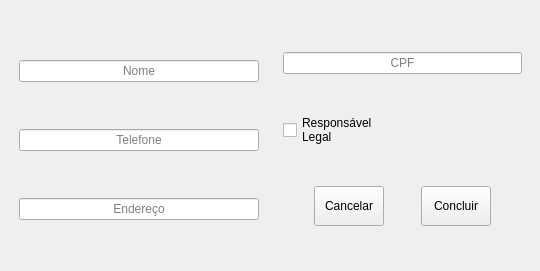
<?xml version="1.0" encoding="UTF-8"?>
<ui version="4.0">
 <class>Form</class>
 <widget class="QWidget" name="Form">
  <property name="geometry">
   <rect>
    <x>0</x>
    <y>0</y>
    <width>540</width>
    <height>271</height>
   </rect>
  </property>
  <property name="windowTitle">
   <string>Form</string>
  </property>
  <widget class="QWidget" name="layoutWidget">
   <property name="geometry">
    <rect>
     <x>10</x>
     <y>10</y>
     <width>521</width>
     <height>261</height>
    </rect>
   </property>
   <layout class="QHBoxLayout" name="horizontalLayout">
    <item>
     <widget class="QWidget" name="widget" native="true">
      <layout class="QVBoxLayout" name="verticalLayout_2">
       <item>
        <widget class="QLineEdit" name="lineEdit">
         <property name="alignment">
          <set>Qt::AlignCenter</set>
         </property>
         <property name="placeholderText">
          <string>Nome</string>
         </property>
        </widget>
       </item>
       <item>
        <widget class="QLineEdit" name="lineEdit_2">
         <property name="alignment">
          <set>Qt::AlignCenter</set>
         </property>
         <property name="placeholderText">
          <string>Telefone</string>
         </property>
        </widget>
       </item>
       <item>
        <widget class="QLineEdit" name="lineEdit_3">
         <property name="alignment">
          <set>Qt::AlignCenter</set>
         </property>
         <property name="placeholderText">
          <string>Endereço</string>
         </property>
        </widget>
       </item>
      </layout>
     </widget>
    </item>
    <item>
     <widget class="QWidget" name="widget_2" native="true">
      <layout class="QVBoxLayout" name="verticalLayout" stretch="0,0,1">
       <item>
        <widget class="QLineEdit" name="lineEdit_4">
         <property name="alignment">
          <set>Qt::AlignCenter</set>
         </property>
         <property name="placeholderText">
          <string>CPF</string>
         </property>
        </widget>
       </item>
       <item>
        <widget class="QCheckBox" name="checkBox">
         <property name="text">
          <string>Responsável 
Legal</string>
         </property>
         <property name="iconSize">
          <size>
           <width>20</width>
           <height>20</height>
          </size>
         </property>
         <property name="tristate">
          <bool>false</bool>
         </property>
        </widget>
       </item>
       <item>
        <layout class="QHBoxLayout" name="horizontalLayout_2">
         <item>
          <widget class="QPushButton" name="pushButton_2">
           <property name="minimumSize">
            <size>
             <width>0</width>
             <height>40</height>
            </size>
           </property>
           <property name="maximumSize">
            <size>
             <width>70</width>
             <height>16777215</height>
            </size>
           </property>
           <property name="text">
            <string>Cancelar</string>
           </property>
          </widget>
         </item>
         <item>
          <widget class="QPushButton" name="pushButton">
           <property name="minimumSize">
            <size>
             <width>0</width>
             <height>40</height>
            </size>
           </property>
           <property name="maximumSize">
            <size>
             <width>70</width>
             <height>16777215</height>
            </size>
           </property>
           <property name="text">
            <string>Concluir</string>
           </property>
          </widget>
         </item>
        </layout>
       </item>
      </layout>
     </widget>
    </item>
   </layout>
  </widget>
 </widget>
 <resources/>
 <connections/>
</ui>
